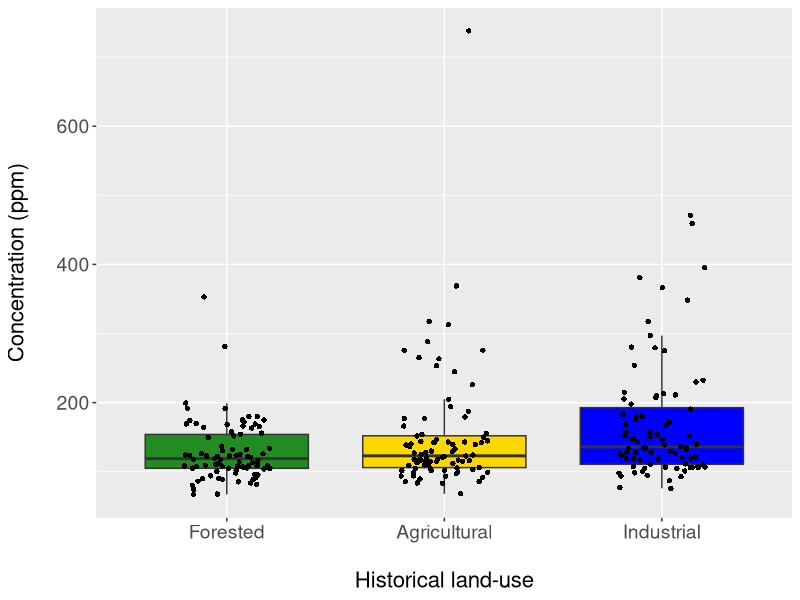
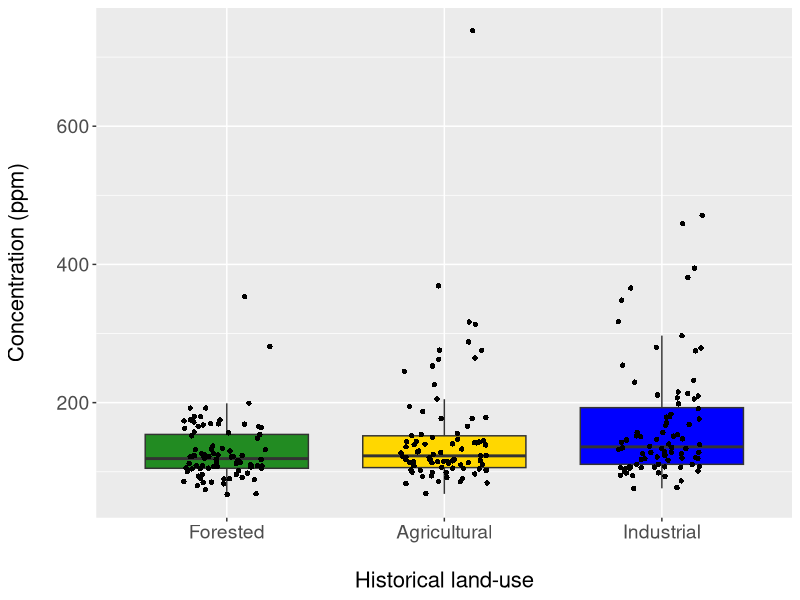

These figures' R source, in order: (Note: this script raises an error after producing the figures.)
# Data and packages
metal <- read.csv("Input/metals_glmm.csv")
metal$legacy <- as.factor(metal$legacy)
install.packages(c("tidyverse","ggrepel","lme4","lmerTest","MuMIn","performance","DHARMa","car"))
my_packages <- c("tidyverse","ggrepel","lme4","lmerTest","MuMIn","performance","DHARMa","car")
lapply(my_packages, require, character.only = TRUE)

# Boxplot of soil zinc
metal$legacy <- factor(metal$legacy, levels = c("forested", "agricultural", "industrial")) # Reorder levels
ggplot(data = metal, aes(x = legacy, y = Zn_conc, fill = legacy)) + 
  geom_boxplot(outlier.shape = NA) + 
  geom_jitter(shape = 16, size = 1.5, position = position_jitter(0.2)) +
  labs(x = "\nHistorical land-use",
       y = "Concentration (ppm)\n") +
  theme_gray() +
  theme(legend.position = "none",
        axis.text.x = element_text(size = 14),
        axis.text.y = element_text(size = 14),
        axis.title.x = element_text(size = 16),
        axis.title.y = element_text(size = 16)) +
  scale_fill_manual(values = c("forestgreen","gold","blue")) +
  scale_x_discrete(labels = c("Forested","Agricultural","Industrial"))
ggsave("zinc_boxplot.png", plot = last_plot(), units = "px", dpi = 450, path = "Figures/glmm_metals/Zinc") 

# Fitting the model
mod_Zn <- lmer(log(Zn_conc) ~ legacy + (1|site_id), data = metal, REML = TRUE)

# Goodness-of-fit
r.squaredGLMM(mod_Zn)

# Test of effects: KR approximation
anova(mod_Zn, type = 3, ddf = "Kenward-Roger")

# Checking for violated model assumptions
check_model(mod_Zn)
simul_output <- (simulateResiduals(fittedModel = mod_Zn))
plot(simul_output) 

# Check for model independence
e <- resid(mod_Zn)
durbinWatsonTest(e)
acf(e)

# Graphing model predictions
metal$predict_Zn <- predict(mod_Zn, type = "response", newdata = metal)
metal$predict_Zn <- exp(metal$predict_Zn) # Since model predictions are logarithmic
ggplot(metal, aes(x = legacy, y = predict_Zn, fill = legacy)) +
  geom_boxplot() +
  geom_jitter(shape = 16, size = 1.5, position = position_jitter(0.2)) + 
  theme_gray() +
  labs(y = "Predicted concentration (ppm)\n",
       x = "\nHistorical land-use") +
  theme(axis.text.x = element_text(size = 14),
        axis.text.y = element_text(size = 14),
        axis.title.x = element_text(size = 16),
        axis.title.y = element_text(size = 16),
        legend.position = "none") +
  scale_x_discrete(labels = c("Forested","Agricultural","Industrial")) + 
  scale_fill_manual(values = c("forestgreen","gold","blue"))  
ggsave("glmm_result.png", plot = last_plot(), units = "px", dpi = 450, path = "Figures/glmm_metals/Zinc")

